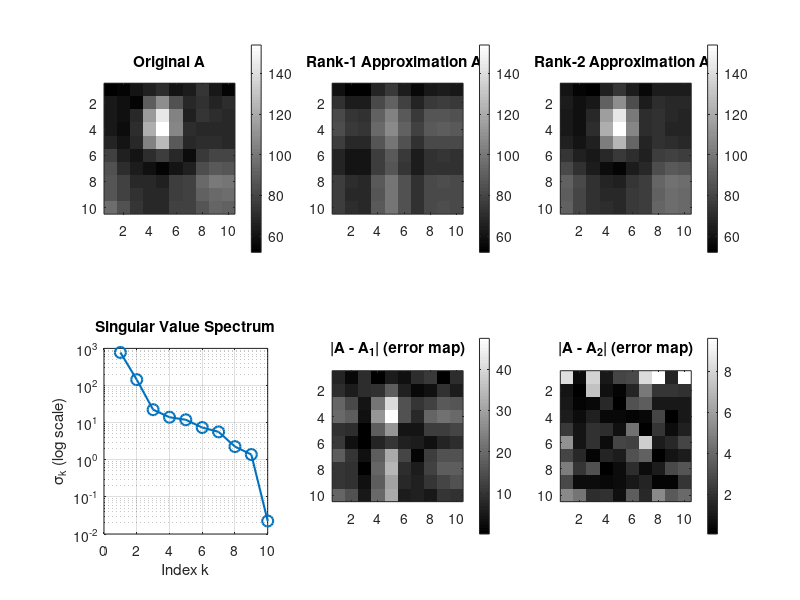

MATLAB code to generate this figure: (Note: this script raises an error after producing the figure.)
%% Problem 5: SVD-Based Image Compression
% ENM 5200 HW9

clear; clc; close all;

%% Define the image matrix
A = [52 55 61 66 70 61 64 73 63 54;
     63 59 55 90 109 85 69 72 67 70;
     62 59 68 113 144 104 66 73 70 69;
     63 58 71 122 154 106 70 69 68 68;
     67 61 68 104 126 88 68 70 71 68;
     79 65 60 70 77 68 58 75 80 80;
     85 71 64 59 55 61 65 83 88 87;
     87 79 69 68 65 76 78 94 100 99;
     87 79 72 69 68 76 78 91 95 96;
     96 85 74 68 68 79 79 87 93 91];

%% Part 1: Compute the SVD
[U, S, V] = svd(A);
singular_values = diag(S);

fprintf('=== Part 1: Singular Values (descending order) ===\n');
for k = 1:length(singular_values)
    fprintf('  sigma_%d = %10.4f\n', k, singular_values(k));
end
fprintf('\n');

%% Part 2: Rank-1 Approximation
sigma1 = S(1,1);
u1 = U(:,1);
v1 = V(:,1);
A1 = sigma1 * (u1 * v1');

fprintf('=== Part 2: Rank-1 Approximation A1 ===\n');
disp(A1);

%% Part 3: Rank-2 Approximation
sigma2 = S(2,2);
u2 = U(:,2);
v2 = V(:,2);
A2 = A1 + sigma2 * (u2 * v2');

fprintf('=== Part 3: Rank-2 Approximation A2 ===\n');
disp(A2);

%% Part 4: Visualize and Quantify Errors

% Frobenius norm errors
err1_frob = norm(A - A1, 'fro');
err2_frob = norm(A - A2, 'fro');
A_frob    = norm(A, 'fro');

% Theoretical check: ||A - A_k||_F = sqrt(sum of remaining sigma_i^2)
err1_theory = sqrt(sum(singular_values(2:end).^2));
err2_theory = sqrt(sum(singular_values(3:end).^2));

% Spectral norm errors (largest discarded singular value)
err1_spec = norm(A - A1, 2);
err2_spec = norm(A - A2, 2);

% Energy captured (fraction of squared singular values retained)
energy1 = singular_values(1)^2 / sum(singular_values.^2);
energy2 = sum(singular_values(1:2).^2) / sum(singular_values.^2);

fprintf('=== Part 4: Error Analysis ===\n');
fprintf('||A||_F                = %8.4f\n', A_frob);
fprintf('||A - A1||_F (computed)= %8.4f\n', err1_frob);
fprintf('||A - A1||_F (theory)  = %8.4f  (= sqrt(sum_{i>=2} sigma_i^2))\n', err1_theory);
fprintf('||A - A2||_F (computed)= %8.4f\n', err2_frob);
fprintf('||A - A2||_F (theory)  = %8.4f  (= sqrt(sum_{i>=3} sigma_i^2))\n', err2_theory);
fprintf('||A - A1||_2           = %8.4f  (= sigma_2 = %.4f)\n', err1_spec, singular_values(2));
fprintf('||A - A2||_2           = %8.4f  (= sigma_3 = %.4f)\n', err2_spec, singular_values(3));
fprintf('Relative Frobenius error (rank-1): %.2f%%\n', 100*err1_frob/A_frob);
fprintf('Relative Frobenius error (rank-2): %.2f%%\n', 100*err2_frob/A_frob);
fprintf('Energy captured by rank-1: %.2f%%\n', 100*energy1);
fprintf('Energy captured by rank-2: %.2f%%\n', 100*energy2);

% Visualization: original, A1, A2, and error maps
figure('Position', [100 100 1200 700]);

subplot(2,3,1);
imagesc(A); colormap(gray); colorbar; axis image;
title('Original A'); caxis([min(A(:)) max(A(:))]);

subplot(2,3,2);
imagesc(A1); colormap(gray); colorbar; axis image;
title('Rank-1 Approximation A_1'); caxis([min(A(:)) max(A(:))]);

subplot(2,3,3);
imagesc(A2); colormap(gray); colorbar; axis image;
title('Rank-2 Approximation A_2'); caxis([min(A(:)) max(A(:))]);

subplot(2,3,4);
semilogy(singular_values, 'o-', 'LineWidth', 1.5, 'MarkerSize', 8);
xlabel('Index k'); ylabel('\sigma_k (log scale)');
title('Singular Value Spectrum'); grid on;

subplot(2,3,5);
imagesc(abs(A - A1)); colormap(gray); colorbar; axis image;
title('|A - A_1| (error map)');

subplot(2,3,6);
imagesc(abs(A - A2)); colormap(gray); colorbar; axis image;
title('|A - A_2| (error map)');

sgtitle('SVD-Based Image Compression');
